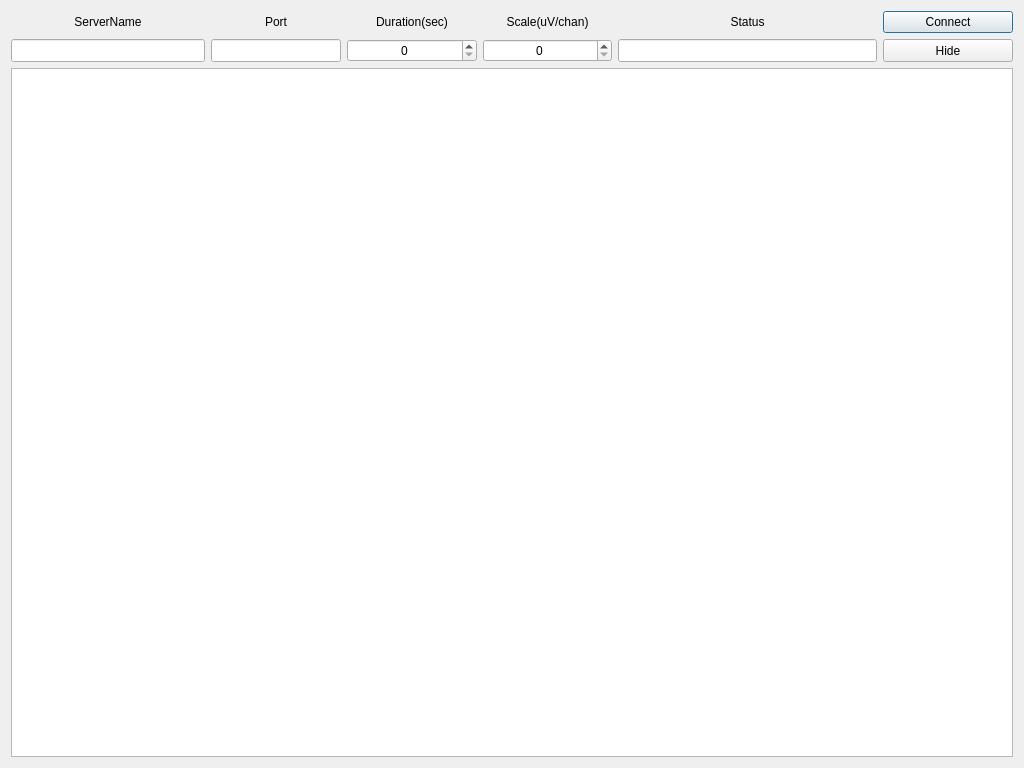
<?xml version="1.0" encoding="UTF-8"?>
<ui version="4.0">
 <class>NetReader</class>
 <widget class="QDialog" name="NetReader">
  <property name="geometry">
   <rect>
    <x>0</x>
    <y>0</y>
    <width>1024</width>
    <height>768</height>
   </rect>
  </property>
  <property name="sizePolicy">
   <sizepolicy hsizetype="Minimum" vsizetype="Minimum">
    <horstretch>0</horstretch>
    <verstretch>0</verstretch>
   </sizepolicy>
  </property>
  <property name="minimumSize">
   <size>
    <width>0</width>
    <height>0</height>
   </size>
  </property>
  <property name="windowTitle">
   <string>NetReader</string>
  </property>
  <property name="windowIcon">
   <iconset resource="resources.qrc">
    <normaloff>:/images/resources/netreader.png</normaloff>:/images/resources/netreader.png</iconset>
  </property>
  <layout class="QVBoxLayout" name="verticalLayout_1">
   <item>
    <layout class="QGridLayout" name="gridLayout">
     <item row="0" column="1">
      <widget class="QLabel" name="label_2">
       <property name="sizePolicy">
        <sizepolicy hsizetype="Minimum" vsizetype="Minimum">
         <horstretch>0</horstretch>
         <verstretch>0</verstretch>
        </sizepolicy>
       </property>
       <property name="text">
        <string>Port</string>
       </property>
       <property name="alignment">
        <set>Qt::AlignCenter</set>
       </property>
      </widget>
     </item>
     <item row="0" column="0">
      <widget class="QLabel" name="label_1">
       <property name="sizePolicy">
        <sizepolicy hsizetype="Minimum" vsizetype="Minimum">
         <horstretch>0</horstretch>
         <verstretch>0</verstretch>
        </sizepolicy>
       </property>
       <property name="text">
        <string>ServerName</string>
       </property>
       <property name="alignment">
        <set>Qt::AlignCenter</set>
       </property>
      </widget>
     </item>
     <item row="0" column="3">
      <widget class="QLabel" name="label_4">
       <property name="sizePolicy">
        <sizepolicy hsizetype="Minimum" vsizetype="Minimum">
         <horstretch>0</horstretch>
         <verstretch>0</verstretch>
        </sizepolicy>
       </property>
       <property name="text">
        <string>Scale(uV/chan)</string>
       </property>
       <property name="alignment">
        <set>Qt::AlignCenter</set>
       </property>
      </widget>
     </item>
     <item row="0" column="4">
      <widget class="QLabel" name="label_5">
       <property name="sizePolicy">
        <sizepolicy hsizetype="Minimum" vsizetype="Minimum">
         <horstretch>0</horstretch>
         <verstretch>0</verstretch>
        </sizepolicy>
       </property>
       <property name="minimumSize">
        <size>
         <width>0</width>
         <height>0</height>
        </size>
       </property>
       <property name="text">
        <string>Status</string>
       </property>
       <property name="alignment">
        <set>Qt::AlignCenter</set>
       </property>
      </widget>
     </item>
     <item row="0" column="2">
      <widget class="QLabel" name="label_3">
       <property name="sizePolicy">
        <sizepolicy hsizetype="Minimum" vsizetype="Minimum">
         <horstretch>0</horstretch>
         <verstretch>0</verstretch>
        </sizepolicy>
       </property>
       <property name="text">
        <string>Duration(sec)</string>
       </property>
       <property name="alignment">
        <set>Qt::AlignCenter</set>
       </property>
      </widget>
     </item>
     <item row="1" column="0">
      <widget class="QLineEdit" name="editServer">
       <property name="sizePolicy">
        <sizepolicy hsizetype="Minimum" vsizetype="Minimum">
         <horstretch>3</horstretch>
         <verstretch>0</verstretch>
        </sizepolicy>
       </property>
       <property name="alignment">
        <set>Qt::AlignCenter</set>
       </property>
      </widget>
     </item>
     <item row="1" column="2">
      <widget class="QSpinBox" name="spinDuration">
       <property name="sizePolicy">
        <sizepolicy hsizetype="Minimum" vsizetype="Minimum">
         <horstretch>2</horstretch>
         <verstretch>0</verstretch>
        </sizepolicy>
       </property>
       <property name="alignment">
        <set>Qt::AlignCenter</set>
       </property>
      </widget>
     </item>
     <item row="0" column="5">
      <widget class="QPushButton" name="btnConnect">
       <property name="sizePolicy">
        <sizepolicy hsizetype="Minimum" vsizetype="Minimum">
         <horstretch>0</horstretch>
         <verstretch>1</verstretch>
        </sizepolicy>
       </property>
       <property name="text">
        <string>Connect</string>
       </property>
      </widget>
     </item>
     <item row="1" column="4">
      <widget class="QLineEdit" name="editStatus">
       <property name="sizePolicy">
        <sizepolicy hsizetype="Minimum" vsizetype="Minimum">
         <horstretch>4</horstretch>
         <verstretch>0</verstretch>
        </sizepolicy>
       </property>
       <property name="minimumSize">
        <size>
         <width>0</width>
         <height>0</height>
        </size>
       </property>
       <property name="alignment">
        <set>Qt::AlignCenter</set>
       </property>
      </widget>
     </item>
     <item row="1" column="5">
      <widget class="QPushButton" name="btnHide">
       <property name="sizePolicy">
        <sizepolicy hsizetype="Minimum" vsizetype="Minimum">
         <horstretch>2</horstretch>
         <verstretch>1</verstretch>
        </sizepolicy>
       </property>
       <property name="text">
        <string>Hide</string>
       </property>
      </widget>
     </item>
     <item row="1" column="1">
      <widget class="QLineEdit" name="editPort">
       <property name="sizePolicy">
        <sizepolicy hsizetype="Minimum" vsizetype="Minimum">
         <horstretch>2</horstretch>
         <verstretch>0</verstretch>
        </sizepolicy>
       </property>
       <property name="alignment">
        <set>Qt::AlignCenter</set>
       </property>
      </widget>
     </item>
     <item row="1" column="3">
      <widget class="QSpinBox" name="spinScale">
       <property name="sizePolicy">
        <sizepolicy hsizetype="Minimum" vsizetype="Minimum">
         <horstretch>2</horstretch>
         <verstretch>0</verstretch>
        </sizepolicy>
       </property>
       <property name="alignment">
        <set>Qt::AlignCenter</set>
       </property>
      </widget>
     </item>
    </layout>
   </item>
   <item>
    <widget class="QTextEdit" name="editInstruction">
     <property name="sizePolicy">
      <sizepolicy hsizetype="Preferred" vsizetype="Preferred">
       <horstretch>0</horstretch>
       <verstretch>8</verstretch>
      </sizepolicy>
     </property>
    </widget>
   </item>
  </layout>
 </widget>
 <resources>
  <include location="resources.qrc"/>
 </resources>
 <connections/>
</ui>
